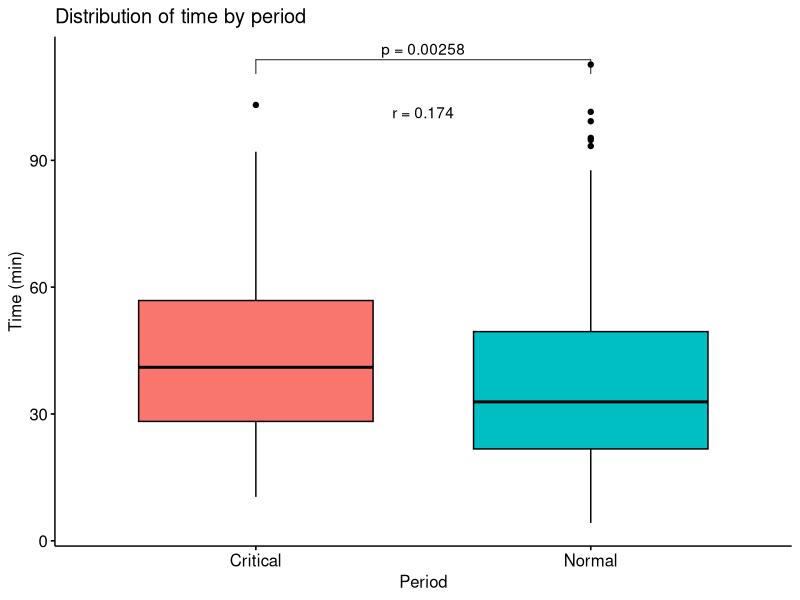
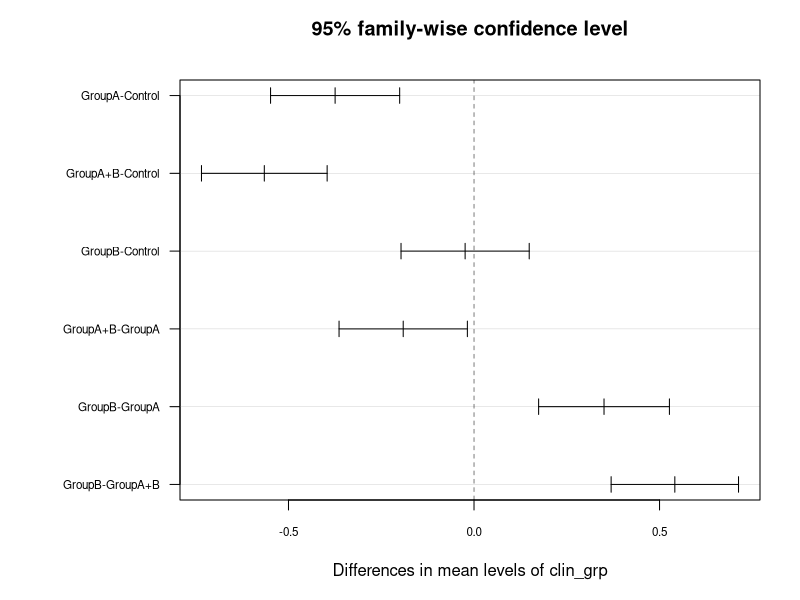
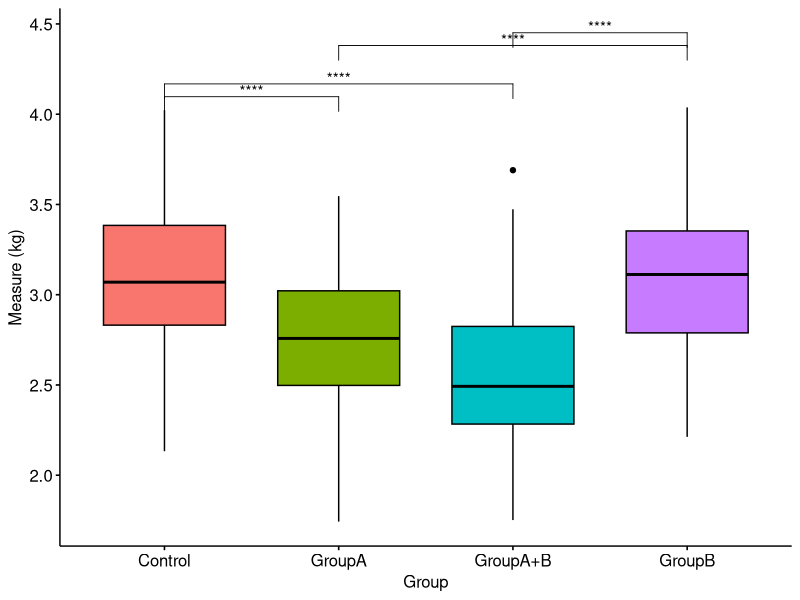

Write the R code that produced these figures, in order.
# =============================================================================
# PROJECT 03 - Group Comparisons: t-test, Wilcoxon, ANOVA and Tukey
# =============================================================================
#
# DESCRIPTION
# Comparing continuous variables between two or more groups, choosing the test
# according to its assumptions (normality and homogeneity of variances),
# computing effect sizes and drawing boxplots annotated with p-values.
# Applied, for example, to compare emergency service response times across
# seasonal periods and anthropometric measures of newborns across clinical
# groups.
#
# WHAT WAS DONE
#  - Descriptive statistics by group (n, mean, median, SD, quartiles)
#  - Shapiro-Wilk (normality) and Levene (homoscedasticity) tests
#  - Student's / Welch's t-test for 2 groups
#  - Mann-Whitney (Wilcoxon) test + effect size r (rstatix/coin)
#  - One-way ANOVA, critical F and Tukey's multiple comparisons (HSD)
#  - Kruskal-Wallis + Dunn's test as the non-parametric alternative
#  - Boxplots with p-values (ggpubr)
#
# TECHNIQUES / PACKAGES: stats, rstatix, coin, car, ggpubr, tidyverse
# NOTE: simulated data; variable and object names anonymized.
# =============================================================================

library(tidyverse)
library(rstatix)
library(ggpubr)
library(car)

set.seed(3141)

# -----------------------------------------------------------------------------
# 1. Simulated data
# -----------------------------------------------------------------------------
sample_zt <- tibble(
  period_cat = factor(sample(c("Normal", "Critical"), 300, TRUE, prob = c(0.6, 0.4))),
  clin_grp   = factor(sample(c("Control", "GroupA", "GroupB", "GroupA+B"),
                             300, TRUE)),
  time_min   = rgamma(300, shape = 3, rate = 0.08),
  measure_kg = rnorm(300, 3.1, 0.45)
) |>
  mutate(
    time_min   = time_min + if_else(period_cat == "Critical", 6, 0),
    measure_kg = measure_kg - case_when(clin_grp == "GroupA"   ~ 0.40,
                                        clin_grp == "GroupA+B" ~ 0.55,
                                        TRUE ~ 0)
  )

# -----------------------------------------------------------------------------
# 2. Descriptive statistics by group
# -----------------------------------------------------------------------------
desc_grp <- sample_zt |>
  group_by(clin_grp) |>
  summarise(
    n_obs  = n(),
    mean   = mean(measure_kg),
    median = median(measure_kg),
    sd     = sd(measure_kg),
    q1     = quantile(measure_kg, 0.25, type = 5),
    q3     = quantile(measure_kg, 0.75, type = 5),
    min    = min(measure_kg),
    max    = max(measure_kg)
  )
desc_grp

# -----------------------------------------------------------------------------
# 3. Assumptions
# -----------------------------------------------------------------------------
sample_zt |> group_by(period_cat) |> shapiro_test(time_min)
sample_zt |> group_by(clin_grp)   |> shapiro_test(measure_kg)

leveneTest(time_min ~ period_cat, data = sample_zt)
leveneTest(measure_kg ~ clin_grp, data = sample_zt)

# -----------------------------------------------------------------------------
# 4. Two groups - t-test and Mann-Whitney
# -----------------------------------------------------------------------------
t.test(time_min ~ period_cat, data = sample_zt, var.equal = FALSE)  # Welch

mw_test <- sample_zt |>
  wilcox_test(time_min ~ period_cat) |>
  add_significance()
mw_test

# effect size r (small ~0.1, medium ~0.3, large ~0.5)
mw_eff <- sample_zt |> wilcox_effsize(time_min ~ period_cat)
mw_eff

# Annotated boxplot
mw_test <- mw_test |> add_xy_position(x = "period_cat")

ggboxplot(sample_zt, x = "period_cat", y = "time_min", fill = "period_cat") +
  stat_pvalue_manual(mw_test, label = "p = {p}") +
  annotate("text", x = 1.5, y = max(sample_zt$time_min) * 0.9,
           label = paste0("r = ", round(mw_eff$effsize, 3))) +
  labs(x = "Period", y = "Time (min)",
       title = "Distribution of time by period") +
  theme(legend.position = "none")

# -----------------------------------------------------------------------------
# 5. Three or more groups - ANOVA + Tukey
# -----------------------------------------------------------------------------
# H0: all means are equal | H1: at least one mean differs
fit_aov <- aov(measure_kg ~ clin_grp, data = sample_zt)
summary(fit_aov)

# Critical F (df1 = k - 1 ; df2 = N - k)
k_grp <- nlevels(sample_zt$clin_grp)
qf(0.95, df1 = k_grp - 1, df2 = nrow(sample_zt) - k_grp)

# Normality of residuals
shapiro.test(residuals(fit_aov))

# Multiple comparisons
tk_res <- TukeyHSD(fit_aov, conf.level = 0.95)
tk_res

par(mar = c(5, 9, 4, 2))
plot(tk_res, las = 1, cex.axis = 0.7)

# -----------------------------------------------------------------------------
# 6. Non-parametric alternative - Kruskal-Wallis + Dunn
# -----------------------------------------------------------------------------
sample_zt |> kruskal_test(measure_kg ~ clin_grp)
sample_zt |> kruskal_effsize(measure_kg ~ clin_grp)
post_dunn <- sample_zt |> dunn_test(measure_kg ~ clin_grp, p.adjust.method = "bonferroni")
post_dunn

post_dunn <- post_dunn |> add_xy_position(x = "clin_grp")
ggboxplot(sample_zt, x = "clin_grp", y = "measure_kg", fill = "clin_grp") +
  stat_pvalue_manual(post_dunn, hide.ns = TRUE) +
  labs(x = "Group", y = "Measure (kg)") +
  theme(legend.position = "none")
